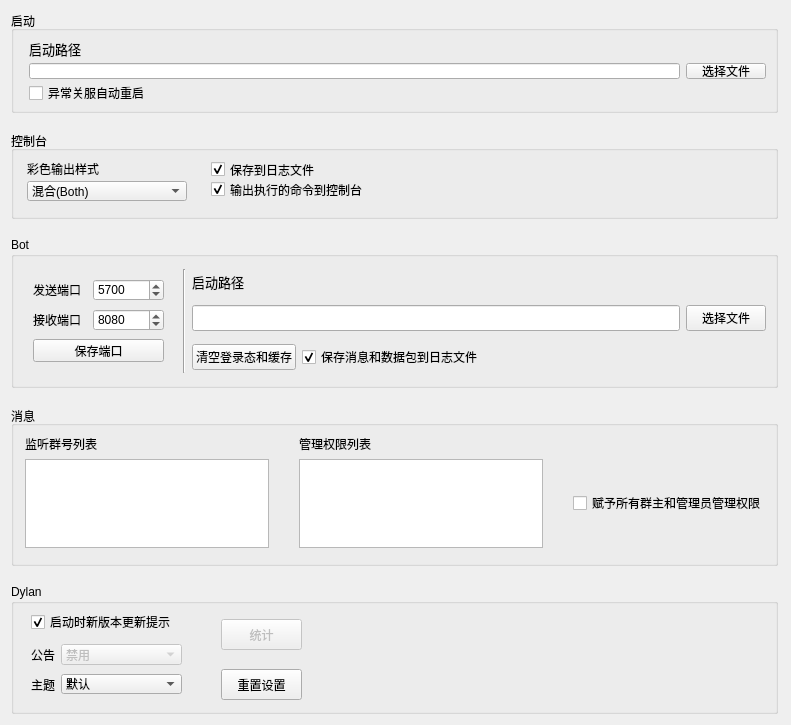
         <widget class="QWidget" name="setting_scrollAreaWidgetContents">
          <property name="geometry">
           <rect>
            <x>0</x>
            <y>0</y>
            <width>791</width>
            <height>721</height>
           </rect>
          </property>
          <layout class="QGridLayout" name="gridLayout">
           <property name="rightMargin">
            <number>13</number>
           </property>
           <property name="verticalSpacing">
            <number>18</number>
           </property>
           <item row="2" column="0">
            <widget class="QGroupBox" name="setting_bot">
             <property name="minimumSize">
              <size>
               <width>0</width>
               <height>151</height>
              </size>
             </property>
             <property name="title">
              <string>Bot</string>
             </property>
             <layout class="QGridLayout" name="gridLayout_8">
              <item row="0" column="0" rowspan="3">
               <widget class="QWidget" name="setting_ports" native="true">
                <property name="sizePolicy">
                 <sizepolicy hsizetype="Maximum" vsizetype="Preferred">
                  <horstretch>0</horstretch>
                  <verstretch>0</verstretch>
                 </sizepolicy>
                </property>
                <property name="minimumSize">
                 <size>
                  <width>154</width>
                  <height>98</height>
                 </size>
                </property>
                <widget class="QLabel" name="setting_port1">
                 <property name="geometry">
                  <rect>
                   <x>10</x>
                   <y>10</y>
                   <width>51</width>
                   <height>21</height>
                  </rect>
                 </property>
                 <property name="text">
                  <string>发送端口</string>
                 </property>
                </widget>
                <widget class="QSpinBox" name="setting_sendPort">
                 <property name="geometry">
                  <rect>
                   <x>70</x>
                   <y>10</y>
                   <width>71</width>
                   <height>22</height>
                  </rect>
                 </property>
                 <property name="minimum">
                  <number>1</number>
                 </property>
                 <property name="maximum">
                  <number>65535</number>
                 </property>
                 <property name="value">
                  <number>5700</number>
                 </property>
                </widget>
                <widget class="QSpinBox" name="setting_listenPort">
                 <property name="geometry">
                  <rect>
                   <x>70</x>
                   <y>40</y>
                   <width>71</width>
                   <height>22</height>
                  </rect>
                 </property>
                 <property name="minimum">
                  <number>1</number>
                 </property>
                 <property name="maximum">
                  <number>65535</number>
                 </property>
                 <property name="value">
                  <number>8080</number>
                 </property>
                </widget>
                <widget class="QLabel" name="setting_port2">
                 <property name="geometry">
                  <rect>
                   <x>10</x>
                   <y>40</y>
                   <width>51</width>
                   <height>21</height>
                  </rect>
                 </property>
                 <property name="text">
                  <string>接收端口</string>
                 </property>
                </widget>
                <widget class="QPushButton" name="setting_savePort">
                 <property name="geometry">
                  <rect>
                   <x>10</x>
                   <y>70</y>
                   <width>131</width>
                   <height>23</height>
                  </rect>
                 </property>
                 <property name="text">
                  <string>保存端口</string>
                 </property>
                </widget>
               </widget>
              </item>
              <item row="0" column="1" rowspan="3">
               <widget class="Line" name="line_2">
                <property name="orientation">
                 <enum>Qt::Vertical</enum>
                </property>
               </widget>
              </item>
              <item row="0" column="2">
               <widget class="QLabel" name="setting_botFile">
                <property name="sizePolicy">
                 <sizepolicy hsizetype="Preferred" vsizetype="Maximum">
                  <horstretch>0</horstretch>
                  <verstretch>0</verstretch>
                 </sizepolicy>
                </property>
                <property name="font">
                 <font>
                  <family>宋体</family>
                  <pointsize>10</pointsize>
                 </font>
                </property>
                <property name="text">
                 <string>启动路径</string>
                </property>
               </widget>
              </item>
              <item row="1" column="2" colspan="2">
               <widget class="QLineEdit" name="setting_botFilepath">
                <property name="sizePolicy">
                 <sizepolicy hsizetype="Expanding" vsizetype="Fixed">
                  <horstretch>0</horstretch>
                  <verstretch>0</verstretch>
                 </sizepolicy>
                </property>
                <property name="font">
                 <font>
                  <family>宋体</family>
                  <pointsize>10</pointsize>
                 </font>
                </property>
                <property name="focusPolicy">
                 <enum>Qt::NoFocus</enum>
                </property>
                <property name="text">
                 <string/>
                </property>
                <property name="readOnly">
                 <bool>true</bool>
                </property>
               </widget>
              </item>
              <item row="1" column="4">
               <widget class="QPushButton" name="setting_botSelectfile">
                <property name="sizePolicy">
                 <sizepolicy hsizetype="Fixed" vsizetype="Fixed">
                  <horstretch>0</horstretch>
                  <verstretch>0</verstretch>
                 </sizepolicy>
                </property>
                <property name="text">
                 <string>选择文件</string>
                </property>
               </widget>
              </item>
              <item row="2" column="2">
               <widget class="QPushButton" name="setting_logout">
                <property name="sizePolicy">
                 <sizepolicy hsizetype="Fixed" vsizetype="Fixed">
                  <horstretch>0</horstretch>
                  <verstretch>0</verstretch>
                 </sizepolicy>
                </property>
                <property name="text">
                 <string>清空登录态和缓存</string>
                </property>
               </widget>
              </item>
              <item row="2" column="3">
               <widget class="QCheckBox" name="setting_enableOutputMsgToLog">
                <property name="text">
                 <string>保存消息和数据包到日志文件</string>
                </property>
                <property name="checked">
                 <bool>true</bool>
                </property>
               </widget>
              </item>
             </layout>
             <zorder>setting_ports</zorder>
             <zorder>setting_botFilepath</zorder>
             <zorder>setting_botSelectfile</zorder>
             <zorder>setting_botFile</zorder>
             <zorder>setting_logout</zorder>
             <zorder>setting_enableOutputMsgToLog</zorder>
             <zorder>line_2</zorder>
            </widget>
           </item>
           <item row="0" column="0">
            <widget class="QGroupBox" name="setting_start">
             <property name="sizePolicy">
              <sizepolicy hsizetype="Preferred" vsizetype="Maximum">
               <horstretch>0</horstretch>
               <verstretch>0</verstretch>
              </sizepolicy>
             </property>
             <property name="minimumSize">
              <size>
               <width>0</width>
               <height>102</height>
              </size>
             </property>
             <property name="title">
              <string>启动</string>
             </property>
             <layout class="QGridLayout" name="gridLayout_6">
              <property name="leftMargin">
               <number>15</number>
              </property>
              <item row="0" column="0">
               <widget class="QLabel" name="setting_file">
                <property name="font">
                 <font>
                  <family>宋体</family>
                  <pointsize>10</pointsize>
                 </font>
                </property>
                <property name="text">
                 <string>启动路径</string>
                </property>
               </widget>
              </item>
              <item row="1" column="0">
               <widget class="QLineEdit" name="setting_filepath">
                <property name="font">
                 <font>
                  <family>宋体</family>
                  <pointsize>10</pointsize>
                 </font>
                </property>
                <property name="focusPolicy">
                 <enum>Qt::NoFocus</enum>
                </property>
                <property name="readOnly">
                 <bool>true</bool>
                </property>
               </widget>
              </item>
              <item row="1" column="1">
               <widget class="QPushButton" name="setting_selectfile">
                <property name="text">
                 <string>选择文件</string>
                </property>
               </widget>
              </item>
              <item row="2" column="0">
               <widget class="QCheckBox" name="setting_autoRestart">
                <property name="text">
                 <string>异常关服自动重启</string>
                </property>
               </widget>
              </item>
             </layout>
            </widget>
           </item>
           <item row="1" column="0">
            <widget class="QGroupBox" name="setting_console">
             <property name="sizePolicy">
              <sizepolicy hsizetype="Preferred" vsizetype="Preferred">
               <horstretch>0</horstretch>
               <verstretch>0</verstretch>
              </sizepolicy>
             </property>
             <property name="minimumSize">
              <size>
               <width>0</width>
               <height>88</height>
              </size>
             </property>
             <property name="title">
              <string>控制台</string>
             </property>
             <widget class="QLabel" name="setting_color_style">
              <property name="geometry">
               <rect>
                <x>16</x>
                <y>30</y>
                <width>78</width>
                <height>16</height>
               </rect>
              </property>
              <property name="text">
               <string>彩色输出样式</string>
              </property>
             </widget>
             <widget class="QCheckBox" name="setting_enableOutputToLog">
              <property name="geometry">
               <rect>
                <x>200</x>
                <y>30</y>
                <width>114</width>
                <height>17</height>
               </rect>
              </property>
              <property name="sizePolicy">
               <sizepolicy hsizetype="Minimum" vsizetype="Fixed">
                <horstretch>0</horstretch>
                <verstretch>0</verstretch>
               </sizepolicy>
              </property>
              <property name="text">
               <string>保存到日志文件</string>
              </property>
              <property name="checked">
               <bool>true</bool>
              </property>
             </widget>
             <widget class="QComboBox" name="setting_colorfulLogOut">
              <property name="geometry">
               <rect>
                <x>16</x>
                <y>50</y>
                <width>160</width>
                <height>20</height>
               </rect>
              </property>
              <property name="sizePolicy">
               <sizepolicy hsizetype="Maximum" vsizetype="Fixed">
                <horstretch>0</horstretch>
                <verstretch>0</verstretch>
               </sizepolicy>
              </property>
              <property name="currentIndex">
               <number>3</number>
              </property>
              <item>
               <property name="text">
                <string>无</string>
               </property>
              </item>
              <item>
               <property name="text">
                <string>原版(vanilla.css)</string>
               </property>
              </item>
              <item>
               <property name="text">
                <string>语法加强(preset.css)</string>
               </property>
              </item>
              <item>
               <property name="text">
                <string>混合(Both)</string>
               </property>
              </item>
             </widget>
             <widget class="QCheckBox" name="setting_outputCommandToConsole">
              <property name="geometry">
               <rect>
                <x>200</x>
                <y>50</y>
                <width>166</width>
                <height>17</height>
               </rect>
              </property>
              <property name="text">
               <string>输出执行的命令到控制台</string>
              </property>
              <property name="checked">
               <bool>true</bool>
              </property>
             </widget>
            </widget>
           </item>
           <item row="4" column="0">
            <widget class="QGroupBox" name="setting_dylan">
             <property name="minimumSize">
              <size>
               <width>0</width>
               <height>130</height>
              </size>
             </property>
             <property name="title">
              <string>Dylan</string>
             </property>
             <widget class="QCheckBox" name="setting_enableUpdate">
              <property name="geometry">
               <rect>
                <x>20</x>
                <y>30</y>
                <width>171</width>
                <height>16</height>
               </rect>
              </property>
              <property name="text">
               <string>启动时新版本更新提示</string>
              </property>
              <property name="checked">
               <bool>true</bool>
              </property>
             </widget>
             <widget class="QComboBox" name="setting_enableAnnouncement">
              <property name="enabled">
               <bool>false</bool>
              </property>
              <property name="geometry">
               <rect>
                <x>50</x>
                <y>60</y>
                <width>121</width>
                <height>21</height>
               </rect>
              </property>
              <property name="currentIndex">
               <number>2</number>
              </property>
              <item>
               <property name="text">
                <string>总是收取（推荐）</string>
               </property>
              </item>
              <item>
               <property name="text">
                <string>仅显示重要公告</string>
               </property>
              </item>
              <item>
               <property name="text">
                <string>禁用</string>
               </property>
              </item>
             </widget>
             <widget class="QLabel" name="setting_announcement">
              <property name="geometry">
               <rect>
                <x>20</x>
                <y>60</y>
                <width>41</width>
                <height>21</height>
               </rect>
              </property>
              <property name="text">
               <string>公告</string>
              </property>
             </widget>
             <widget class="QPushButton" name="setting_reset">
              <property name="geometry">
               <rect>
                <x>210</x>
                <y>85</y>
                <width>81</width>
                <height>31</height>
               </rect>
              </property>
              <property name="text">
               <string>重置设置</string>
              </property>
             </widget>
             <widget class="QComboBox" name="setting_chosenTheme">
              <property name="geometry">
               <rect>
                <x>50</x>
                <y>90</y>
                <width>121</width>
                <height>20</height>
               </rect>
              </property>
              <item>
               <property name="text">
                <string>默认</string>
               </property>
              </item>
              <item>
               <property name="text">
                <string>Fusion</string>
               </property>
              </item>
              <item>
               <property name="text">
                <string>Fusion（深色）</string>
               </property>
              </item>
              <item>
               <property name="text">
                <string>亚克力（Beta）</string>
               </property>
              </item>
              <item>
               <property name="text">
                <string>Win7（Beta）</string>
               </property>
              </item>
             </widget>
             <widget class="QLabel" name="setting_theme">
              <property name="geometry">
               <rect>
                <x>20</x>
                <y>90</y>
                <width>31</width>
                <height>21</height>
               </rect>
              </property>
              <property name="text">
               <string>主题</string>
              </property>
             </widget>
             <widget class="QPushButton" name="setting_state">
              <property name="enabled">
               <bool>false</bool>
              </property>
              <property name="geometry">
               <rect>
                <x>210</x>
                <y>35</y>
                <width>81</width>
                <height>31</height>
               </rect>
              </property>
              <property name="text">
               <string>统计</string>
              </property>
             </widget>
            </widget>
           </item>
           <item row="3" column="0">
            <widget class="QGroupBox" name="setting_msg">
             <property name="sizePolicy">
              <sizepolicy hsizetype="Preferred" vsizetype="Maximum">
               <horstretch>0</horstretch>
               <verstretch>0</verstretch>
              </sizepolicy>
             </property>
             <property name="minimumSize">
              <size>
               <width>0</width>
               <height>160</height>
              </size>
             </property>
             <property name="title">
              <string>消息</string>
             </property>
             <layout class="QGridLayout" name="gridLayout_9" columnstretch="3,3,1">
              <property name="leftMargin">
               <number>11</number>
              </property>
              <property name="bottomMargin">
               <number>15</number>
              </property>
              <property name="horizontalSpacing">
               <number>30</number>
              </property>
              <item row="0" column="0">
               <widget class="QLabel" name="setting_listenGroup">
                <property name="text">
                 <string>监听群号列表</string>
                </property>
               </widget>
              </item>
              <item row="0" column="1">
               <widget class="QLabel" name="setting_permission">
                <property name="text">
                 <string>管理权限列表</string>
                </property>
               </widget>
              </item>
              <item row="1" column="0">
               <widget class="QPlainTextEdit" name="setting_groupList">
                <property name="contextMenuPolicy">
                 <enum>Qt::PreventContextMenu</enum>
                </property>
               </widget>
              </item>
              <item row="1" column="1">
               <widget class="QPlainTextEdit" name="setting_permissionList">
                <property name="contextMenuPolicy">
                 <enum>Qt::PreventContextMenu</enum>
                </property>
               </widget>
              </item>
              <item row="1" column="2">
               <widget class="QCheckBox" name="setting_givePermissionToAllAdmin">
                <property name="sizePolicy">
                 <sizepolicy hsizetype="Fixed" vsizetype="Fixed">
                  <horstretch>0</horstretch>
                  <verstretch>0</verstretch>
                 </sizepolicy>
                </property>
                <property name="text">
                 <string>赋予所有群主和管理员管理权限</string>
                </property>
               </widget>
              </item>
             </layout>
            </widget>
           </item>
          </layout>
         </widget>
